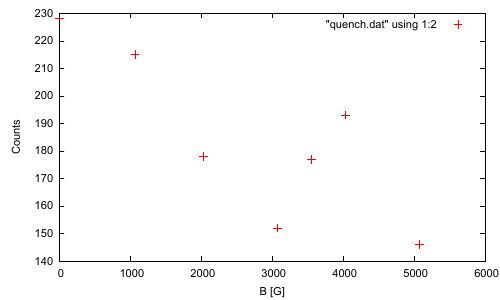

Generate this figure with gnuplot:
set terminal pdf enhanced
set output 'quench.pdf'

set xlabel "B [G]"
set ylabel "Counts"

plot "quench.dat"

set output "quench-normiert.pdf"

r = 1115

mu = 0.5788e-8

delta_W = 8.412e-4

A = r * ( 2 * mu / delta_W)**2

t(x) = 0.5 + 0.5/(1+A*x**2)

f(x) = 0.5 + 0.5/(1+A_fit*x**2)

A_fit = A

fit f(x) "quench.dat" using 1:($2/300) via A_fit

plot "quench.dat" using 1:($2/300), t(x), f(x)

print "A aus Fit: "
print A_fit

delta_W_fit = sqrt(r/A_fit)*2*mu
print "delta_W_theorie: ", delta_W
print "delta_W_fit: ", delta_W_fit
print "Fehler: ", delta_W_fit-delta_W
print "Fehler relativ: ", (delta_W_fit-delta_W)/delta_W
